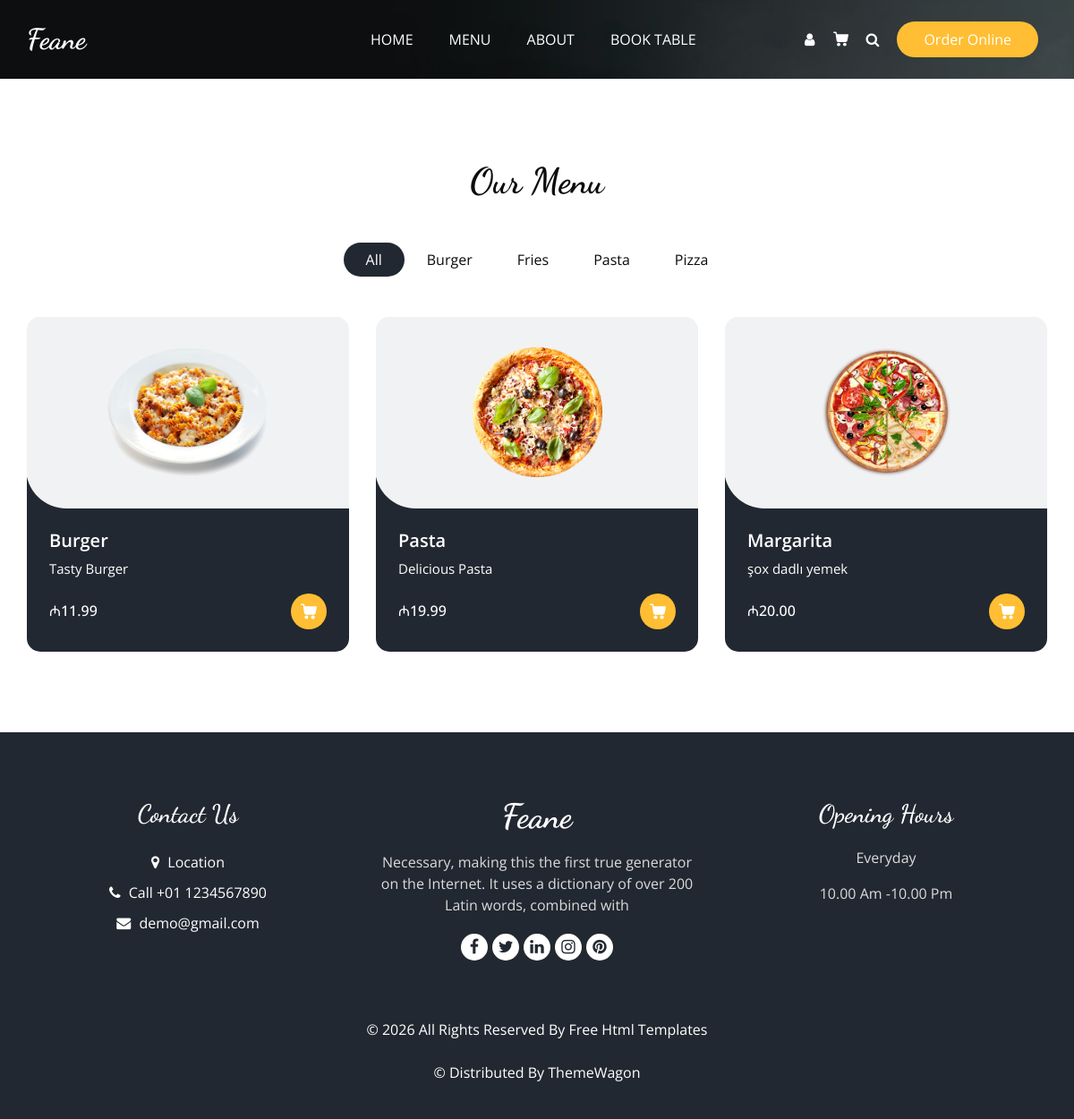
The app's page /menu/ with its own data.
### core/models.py (models this page shows, shortened)
class Category(models.Model):
    name = models.CharField(
        max_length=100,
        unique=True,
        verbose_name="Kateqoriya Adı"
    )
    slug = models.SlugField(
        max_length=120,
        unique=True,
        blank=True, # Admin panelində boş buraxmağa icazə verir, çünki avtomatik yaradacağıq
        help_text="URL-də görünəcək ad. Adı yazdıqda avtomatik yaranır."
    )
    class Meta:
        verbose_name = "Kateqoriya"
        verbose_name_plural = "Kateqoriyalar"
        ordering = ('name',)

class MenuItem(models.Model):
    categories = models.ManyToManyField(
        Category,
        related_name="menu_items",
        verbose_name="Kateqoriyalar",
        help_text="Məhsul bir neçə kateqoriyaya aid ola bilər."
    )
    name = models.CharField(
        max_length=200,
        verbose_name="Məhsulun Adı"
    )
    description = models.TextField(
        verbose_name="Açıqlama",
        help_text="Məhsul haqqında qısa məlumat."
    )
    price = models.DecimalField(
        max_digits=7, # Məsələn, 99999.99
        decimal_places=2,
        verbose_name="Qiymət (AZN)"
    )
    image = models.ImageField(
        upload_to='menu_items/', # Yüklənən şəkillər `media/menu_items/` qovluğuna düşəcək
        verbose_name="Şəkil"
    )
    is_available = models.BooleanField(
        default=True,
        verbose_name="Mövcuddur?",
        help_text="Bu işarəli olarsa, məhsul menyuda görünəcək."
    )
    class Meta:
        verbose_name = "Menyu Məhsulu"
        verbose_name_plural = "Menyu Məhsulları"
        ordering = ('price',)

### core/views.py (the view)
# urls.py: path('menu/', views.menu, name='menu'),
def menu(request):
    categories = Category.objects.all()
    menu_items = MenuItem.objects.filter(is_available=True).prefetch_related('categories')
    context = {
        'categories': categories,
        'menu_items': menu_items,
    }
    return render(request, 'menu.html', context)

### templates/menu.html (shortened to what this page needs)
{% extends 'base/base.html' %}
{% load static %}
{% block content %}
{% load static %}
<section class="food_section layout_padding">
  <div class="container">
    <div class="heading_container heading_center">
      <h2>
        Our Menu
      </h2>
    </div>
    <ul class="filters_menu">
      {% for category in categories %}
        <li class="{% if forloop.first %}active{% endif %}" data-filter="{% if category.slug != '*' %}.{% endif %}{{ category.slug }}">
          {{ category.name }}
        </li>
      {% endfor %}
    </ul>
    <div class="filters-content">
      <div class="row grid">
        {% for item in menu_items %}
          <div class="col-sm-6 col-lg-4 all {% for cat in item.categories.all %}{{ cat.slug }} {% endfor %}">
            <div class="box">
              <div>
                <div class="img-box">
                  <img src="{{ item.image.url }}" alt="{{ item.name }}">
                </div>
                <div class="detail-box">
                  <h5>
                    {{ item.name }}
                  </h5>
                  <p>
                    {{ item.description }}
                  </p>
                  <div class="options">
                    <h6>
                      ₼{{ item.price }}
                    </h6>
                    <a href="">
                    </a>
                  </div>
                </div>
              </div>
            </div>
          </div>
        {% endfor %}
      </div>
    </div>
  </div>
</section>
{% endblock %}

### templates/base/base.html (shortened to what this page needs)
{% load static %}
<!DOCTYPE html>
<html>
<head>
  <link rel="stylesheet" type="text/css" href="{% static 'css/bootstrap.css' %}" />
  <link rel="stylesheet" type="text/css" href="https://cdnjs.cloudflare.com/ajax/libs/OwlCarousel2/2.3.4/assets/owl.carousel.min.css" />
  <link rel="stylesheet" href="https://cdnjs.cloudflare.com/ajax/libs/jquery-nice-select/1.1.0/css/nice-select.min.css" />
  <link href="{% static 'css/font-awesome.min.css' %}" rel="stylesheet" />
  <link href="{% static 'css/style.css' %}" rel="stylesheet" />
  <link href="{% static 'css/responsive.css' %}" rel="stylesheet" />
</head>
<body class="sub_page">
  <div class="hero_area">
    <div class="bg-box">
      <img src="{% static 'images/hero-bg.jpg' %}" alt="">
    </div>
    <header class="header_section">
      <div class="container">
        <nav class="navbar navbar-expand-lg custom_nav-container ">
          <a class="navbar-brand" href="{% url 'home' %}">
            <span>
              Feane
            </span>
          </a>
          <div class="collapse navbar-collapse" id="navbarSupportedContent">
            <ul class="navbar-nav  mx-auto ">
              <li class="nav-item">
                <a class="nav-link" href="{% url 'home' %}">Home </a>
              </li>
              <li class="nav-item">
                <a class="nav-link" href="{% url 'menu' %}">Menu</a>
              </li>
              <li class="nav-item">
                <a class="nav-link" href="{% url 'about' %}">About</a>
              </li>
              <li class="nav-item">
                <a class="nav-link" href="{% url 'book' %}">Book Table</a>
              </li>
            </ul>
            <div class="user_option">
              <a href="" class="user_link">
                <i class="fa fa-user" aria-hidden="true"></i>
              </a>
              <a class="cart_link" href="#">
              </a>
              <form class="form-inline">
                <button class="btn  my-2 my-sm-0 nav_search-btn" type="submit">
                  <i class="fa fa-search" aria-hidden="true"></i>
                </button>
              </form>
              <a href="" class="order_online">
                Order Online
              </a>
            </div>
          </div>
        </nav>
      </div>
    </header>
  </div>
{% block content %}
{% endblock %}
  <footer class="footer_section">
    <div class="container">
      <div class="row">
        <div class="col-md-4 footer-col">
          <div class="footer_contact">
            <h4>
              Contact Us
            </h4>
            <div class="contact_link_box">
              <a href="">
                <i class="fa fa-map-marker" aria-hidden="true"></i>
                <span>
                  Location
                </span>
              </a>
              <a href="">
                <i class="fa fa-phone" aria-hidden="true"></i>
                <span>
                  Call +01 1234567890
                </span>
              </a>
              <a href="">
                <i class="fa fa-envelope" aria-hidden="true"></i>
                <span>
                  demo@gmail.com
                </span>
              </a>
            </div>
          </div>
        </div>
        <div class="col-md-4 footer-col">
          <div class="footer_detail">
            <a href="" class="footer-logo">
              Feane
            </a>
            <p>
              Necessary, making this the first true generator on the Internet. It uses a dictionary of over 200 Latin words, combined with
            </p>
            <div class="footer_social">
              <a href="">
                <i class="fa fa-facebook" aria-hidden="true"></i>
              </a>
              <a href="">
                <i class="fa fa-twitter" aria-hidden="true"></i>
              </a>
              <a href="">
                <i class="fa fa-linkedin" aria-hidden="true"></i>
              </a>
              <a href="">
                <i class="fa fa-instagram" aria-hidden="true"></i>
              </a>
              <a href="">
                <i class="fa fa-pinterest" aria-hidden="true"></i>
              </a>
            </div>
          </div>
        </div>
        <div class="col-md-4 footer-col">
          <h4>
            Opening Hours
          </h4>
          <p>
            Everyday
          </p>
          <p>
            10.00 Am -10.00 Pm
          </p>
        </div>
      </div>
      <div class="footer-info">
        <p>
          &copy; <span id="displayYear"></span> All Rights Reserved By
          <a href="https://html.design/">Free Html Templates</a><br><br>
          &copy;  Distributed By
          <a href="https://themewagon.com/" target="_blank">ThemeWagon</a>
        </p>
      </div>
    </div>
  </footer>
</body>
</html>

### feane/static/css/responsive.css (style rules this page uses)
@media (min-width: 1200px) { .container { max-width: 1170px; } }

### records on screen
Category: name "All"
Category: name "Burger"
Category: name "Fries"
Category: name "Pasta"
Category: name "Pizza"
MenuItem: image (picture), name "Burger", description "Tasty Burger", price "11.99"
MenuItem: image (picture), name "Pasta", description "Delicious Pasta", price "19.99"
MenuItem: image (picture), name "Margarita", description "şox dadlı yemek", price "20.00"
